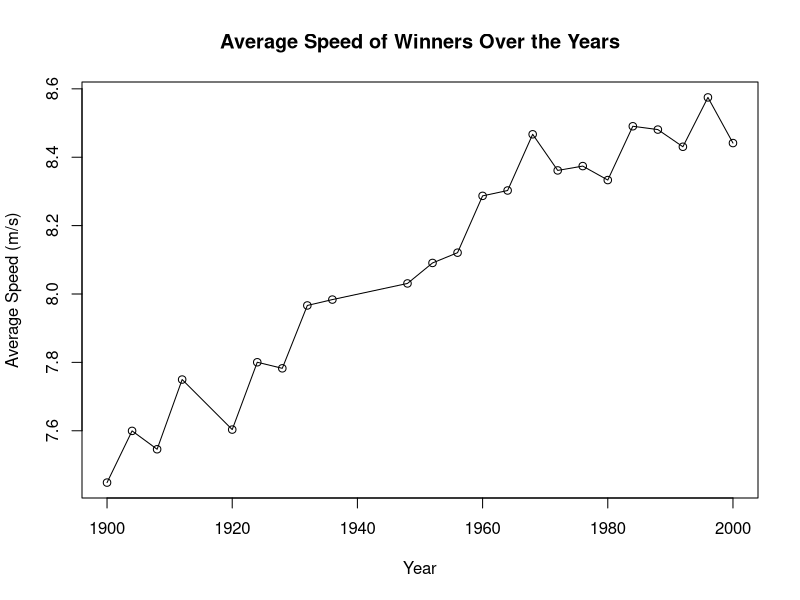
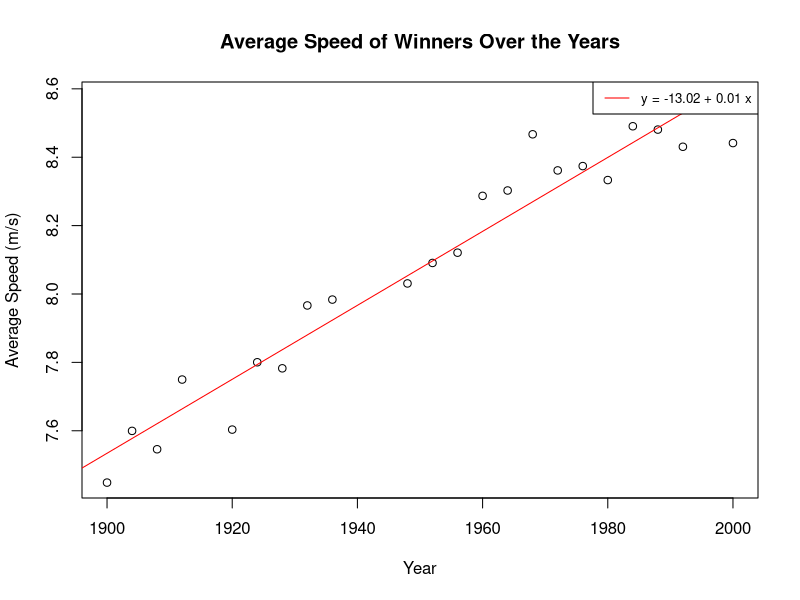
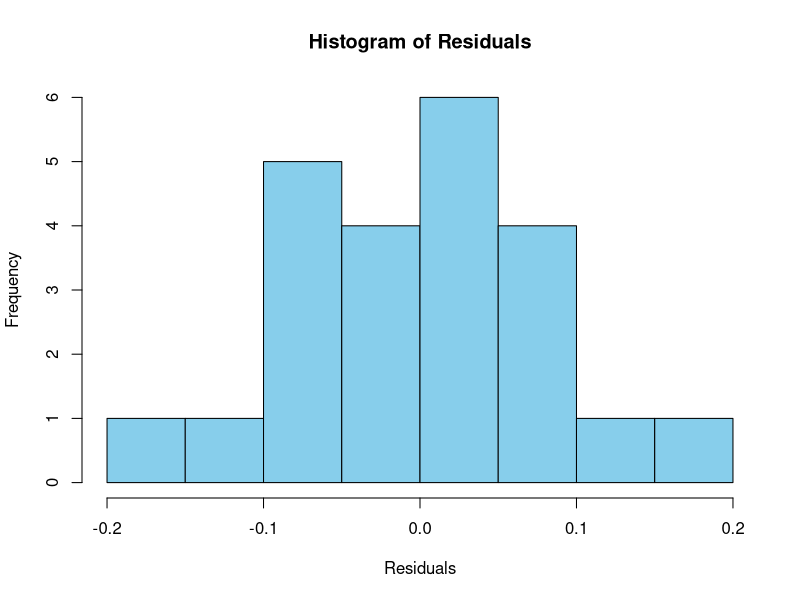
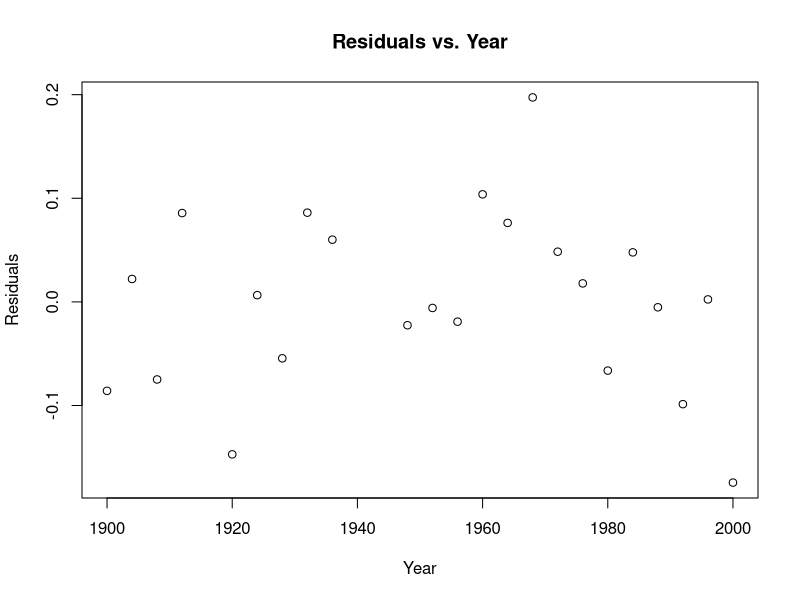
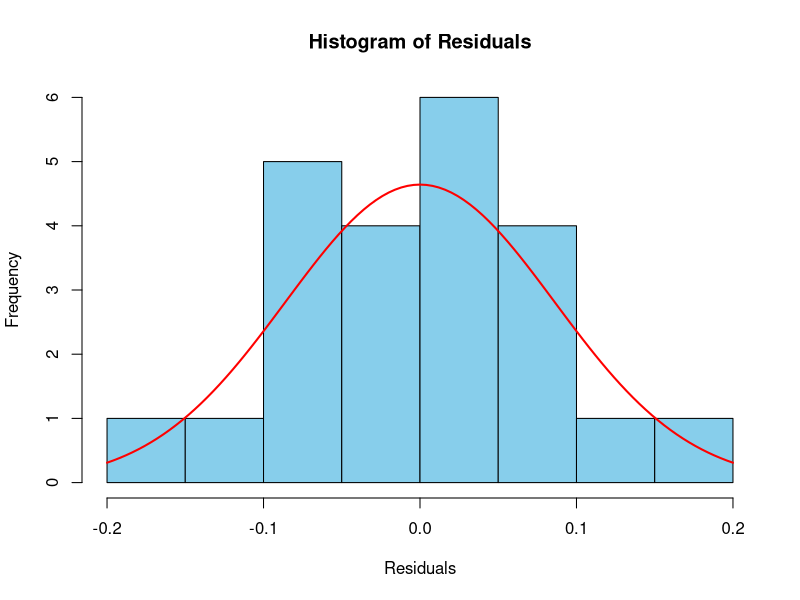
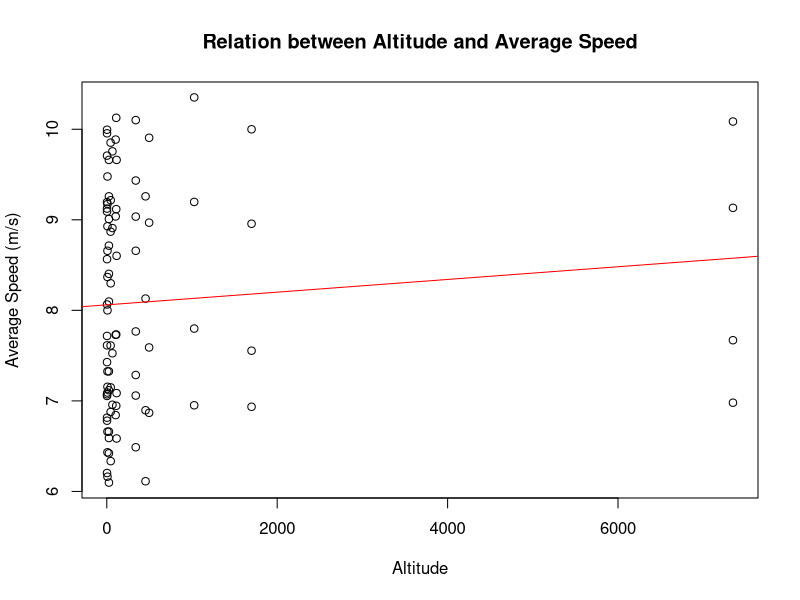
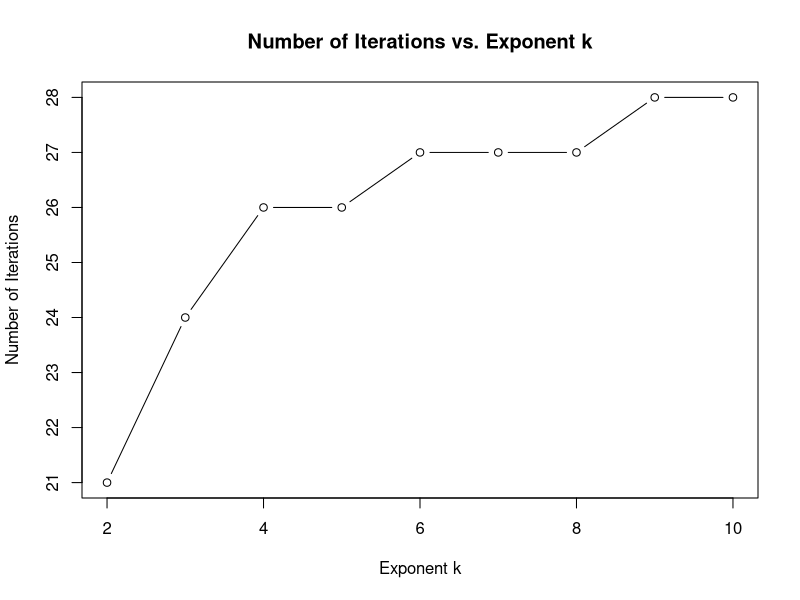
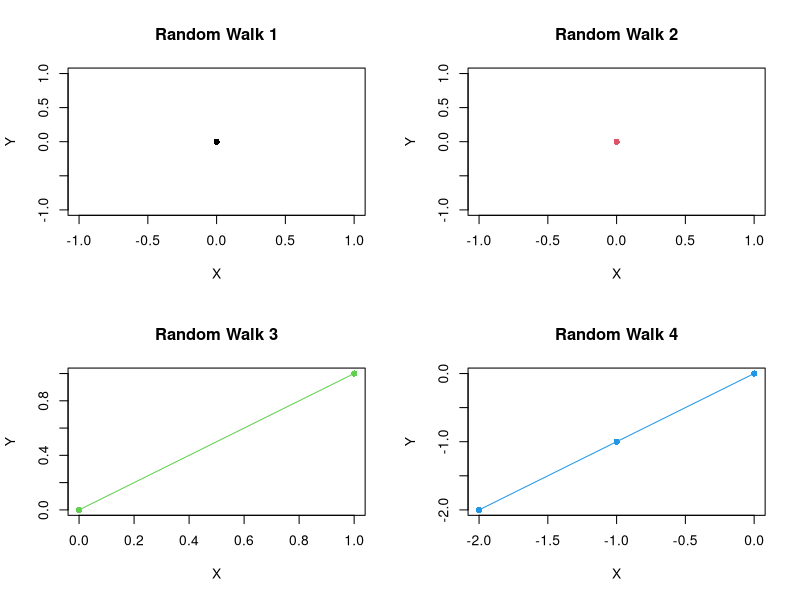

Reproduce these figures in R, in order.
## ---- chunk 1
# Read the data from file.txt
speed.data <- read.table("speed.txt", header = TRUE, sep = "\t")

# Display the data
print(head(speed.data , 5))
## ---- chunk 2
# Calculate speed (meters per second)
speed.data$Speed <- (speed.data$Distance * 100) / (speed.data$Time)

# Print the first 5 rows of the modified data frame
print(head(speed.data, 5))
## ---- chunk 3
# Sort the data frame by increasing value of year
sorted_data <- speed.data[order(speed.data$Year), ]

# Print the first 10 rows of the sorted data frame
print(head(sorted_data, 10))
## ---- chunk 4
# Calculate average speed for each year
average_speed <- aggregate(Speed ~ Year, data = speed.data, FUN = mean)

# Create new data frame
speed.year <- data.frame(Year = average_speed$Year, Speed = average_speed$Speed)

# Plot speed as a function of year
plot(speed.year$Year, speed.year$Speed, type = "o", 
     xlab = "Year", ylab = "Average Speed (m/s)", 
     main = "Average Speed of Winners Over the Years")
## ---- chunk 5
# Fit a linear regression model to the data
fit <- lm(Speed ~ Year, data = speed.year)

# Extract coefficients of the fitted model
coef <- coef(fit)

# Plot the data and the best-fitting line
plot(speed.year$Year, speed.year$Speed, 
     xlab = "Year", ylab = "Average Speed (m/s)", 
     main = "Average Speed of Winners Over the Years")
abline(fit, col = "red")  # Add the best-fitting line to the plot
legend("topright", legend = paste("y =", round(coef[1], 2), "+", round(coef[2], 2), "x"), 
       col = "red", lty = 1, cex = 0.8)  # Add a legend for the line
## ---- chunk 6
# Fit a linear regression model to the data (assuming you've already done this)
fit <- lm(Speed ~ Year, data = speed.year)

# Extract coefficients of the fitted model
coefficients <- coef(fit)

# Extract m (slope) and q (intercept)
m <- coefficients[["Year"]]
q <- coefficients[["(Intercept)"]]

# Print the values of m and q
print(paste("m (slope):", m))
print(paste("q (intercept):", q))

## ---- chunk 7
# Predict the year when the average speed for the 100 meters race would be less 
# than 7 seconds
target_speed <- 100 / 7  # Target speed in meters per second

# Use the linear regression model to predict the year
predicted_year <- (target_speed - q) / m

# Print the predicted year
cat("Predicted year when the average speed for the 100 meters race would be less 
    than 7 seconds:", round(predicted_year), "\n")

## ---- chunk 8
# Compute the residuals
speed.year$Predicted_Speed <- coef(fit)[1] + coef(fit)[2] * speed.year$Year
speed.year$Residuals <- speed.year$Speed - speed.year$Predicted_Speed

# Plot a histogram of the residuals
hist(speed.year$Residuals, breaks = 10, xlab = "Residuals", ylab = "Frequency", main = "Histogram of Residuals", col = "skyblue")

# Plot residuals against years
plot(speed.year$Year, speed.year$Residuals, 
     xlab = "Year", ylab = "Residuals", 
     main = "Residuals vs. Year")

## ---- chunk 9
# Plot histogram of residuals
hist(speed.year$Residuals, breaks = 7, xlab = "Residuals", ylab = "Frequency",
     main = "Histogram of Residuals", col = "skyblue")

# Overlay a normal distribution curve
mu <- mean(speed.year$Residuals)
sigma <- sd(speed.year$Residuals)
curve(dnorm(x, mean = mu, sd = sigma), add = TRUE, col = "red", lwd = 2)

# Perform Shapiro-Wilk test for normality
shapiro.test(speed.year$Residuals)
## ---- chunk 10
# Create a matrix of predictors (Year) and a vector of responses (Speed)
X <- cbind(1, speed.year$Year)
Y <- speed.year$Speed

# Use qr.solve() to compute m and q
coefficients <- qr.solve(X, Y)

# Extract m (slope) and q (intercept)
q <- coefficients[1]
m <- coefficients[2]

# Print the values of m and q
print(paste("m (slope):", m))
print(paste("q (intercept):", q))

## ---- chunk 11
# Compute correlation coefficient
correlation <- cor(speed.data$Altitude, speed.data$Speed)

# Print correlation coefficient
print(paste("Correlation coefficient:", correlation))

# Create scatter plot
plot(speed.data$Altitude, speed.data$Speed, 
     xlab = "Altitude", ylab = "Average Speed (m/s)", 
     main = "Relation between Altitude and Average Speed")

# Add regression line
abline(lm(Speed ~ Altitude, data = speed.data), col = "red")
## ---- chunk 12
# Function to evaluate a polynomial
EvalPoly <- function(c, x) {
  # Initialize the result
  result <- 0
  # Iterate over coefficients
  for (i in seq_along(c)) {
    # Compute the term contribution and add to result
    result <- result + c[i] * x^(length(c) - i)
  }
  return(result)
}
## ---- chunk 13
# Define the coefficients of the polynomial
coefficients <- c(3.5, 0, 0, -1.72 + 1)

# Call the EvalPoly function
result <- EvalPoly(coefficients, 13.4)

# Print the result
print(result)
## ---- chunk 14
# Define the function PolyDerEval
PolyDerEval <- function(c, x) {
  # Initialize the derivative
  derivative <- 0
  # Iterate over coefficients
  for (i in seq_along(c)) {
    # Compute the derivative term contribution and add to derivative
    derivative <- derivative + (length(c) - i) * c[i] * x^(length(c) - i - 1)
  }
  # Return the answer
  return(derivative)
}
## ---- chunk 15
# Define the coefficients of the polynomial P(x)
coefficients <- c(3.5, 0, 0, -1.72 + 1)

# Define the value of x
x <- 13.4

# Call the PolyDerEval function to evaluate the derivative P'(x)
derivative <- PolyDerEval(coefficients, x)

# Print the result
print(derivative)
## ---- chunk 16
NewtonPoly <- function(c, x0, TOL) {
  approximations <- numeric(0)  # Initialize vector of computed approximations
  x <- x0  # Initial approximation
  
  for (k in 1:1000) {
    # Evaluate P(x) and P'(x) at the current approximation
    P <- EvalPoly(c, x)
    P_prime <- PolyDerEval(c, x)
    
    # Update the approximation using Newton's method formula
    x <- x - P / P_prime
    
    # Append the updated approximation to the vector
    approximations <- c(approximations, x)
    
    # Check stopping condition
    if (abs(P) < TOL) {
      break  # Stop iteration if |P(x_k)| < TOL
    }
  }
  
  return(approximations)
}
## ---- chunk 17
# Define the coefficients of the polynomial P(x)
coefficients <- c(1, 0, -7.1, 2.3)

# Choose an initial approximation
x0 <- 7

# Set the tolerance
TOL <- 1e-10

# Call the NewtonPoly function to compute the sequence of approximations
sequence <- NewtonPoly(coefficients, x0, TOL)

# Print the sequence of approximations
print(sequence)
## ---- chunk 18
# Define the vector of exponents k
k_vec <- 2:10

# Initialize vector to store number of iterations
no_iter <- numeric()

# Apply Newton's method to each polynomial and store the number of iterations
for (k in k_vec) {
  P <- replicate(k + 1, 0)
  P[1] <- 1
  x_vec <- NewtonPoly(P, 1, 10^-12)
  no_iter[k - 1] <- length(x_vec)
}

# Plot number of iterations vs. exponent k
plot(k_vec, no_iter, type = "b", xlab = "Exponent k", ylab = "Number of Iterations",
     main = "Number of Iterations vs. Exponent k")
## ---- chunk 19
# Define the function PolyDer2Eval
PolyDer2Eval <- function(c, x) {
  # Initialize the second derivative
  derivative2 <- 0
  # Iterate over coefficients
  for (i in seq_along(c)) {
    # Compute the second derivative term contribution and add to derivative2
    derivative2 <- derivative2 + (length(c) - i) * (length(c) - i - 1) * c[i] * x^(length(c) - i - 2)
  }
  return(derivative2)
}

# Define the coefficients of the polynomial P(x)
coefficients <- c(3.5, 0, 0, -1.72 + 1)

# Define the point x
x <- 2

# Call the PolyDer2Eval function to evaluate the second derivative at x
derivative2 <- PolyDer2Eval(coefficients, x)

# Print the result
print(derivative2)
## ---- chunk 20
# Define the function ModifiedNewtonPoly
ModifiedNewtonPoly <- function(c, x0, TOL) {
  # Initialize vector of computed approximations
  approximations <- numeric(0)
  
  # Initialize iteration counter
  k <- 0
  
  while (TRUE) {
    # Increment iteration counter
    k <- k + 1
    
    # Compute the value of the polynomial P(x) and its first and second derivatives at the current approximation
    P <- EvalPoly(c, x0)
    P_prime <- PolyDerEval(c, x0)
    P_double_prime <- PolyDer2Eval(c, x0)
    
    # Update the current approximation using the modified Newton's method formula
    x_new <- x0 - (P * P_prime) / ((P_prime)^2 - P * P_double_prime)
    
    # Append the updated approximation to the vector of computed approximations
    approximations <- c(approximations, x_new)
    
    # Check stopping criterion
    if (abs(P) < TOL || k > 1000) {
      break
    }
    
    # Update x0 for the next iteration
    x0 <- x_new
  }
  
  return(approximations)
}
## ---- chunk 21
# Define the coefficients of the polynomial P(x)
coefficients <- c(-1, -7.1, 2.3)

# Choose an initial approximation
x0 <- 7

# Set the tolerance
TOL <- 1e-10

# Call the ModifiedNewtonPoly function to compute the sequence of approximations
sequence <- ModifiedNewtonPoly(coefficients, x0, TOL)

# Print the sequence of approximations
print(sequence)
## ---- chunk 22
AdaWalk <- function() {
  # Initialize Ada's starting position
  current_position <- c(0, 0)
  
  # Initialize an empty matrix to store Ada's trajectory
  trajectory <- matrix(nrow = 2, ncol = 1)
  trajectory[, 1] <- current_position
  
  # Set maximum number of steps
  max_steps <- 100
  
  # Define possible movements
  movements <- matrix(c(1, -1, 0, 0, 0, 0, -1, 1), ncol = 2, byrow = TRUE)
  
  # Perform random walk until Ada returns to (0, 0) or maximum steps reached
  for (step in 1:max_steps) {
    # Generate random movement
    move <- sample(movements, 1)
    
    # Update Ada's position
    current_position <- current_position + move
    
    # Append new position to trajectory matrix
    trajectory <- cbind(trajectory, current_position)
    
    # Check if Ada has returned to (0, 0)
    if (all(current_position == c(0, 0))) {
      break
    }
  }
  
  return(trajectory)
}

# Call the AdaWalk function to get Ada's trajectory
ada_trajectory <- AdaWalk()
## ---- chunk 23
# Function to generate and plot random walks with lines connecting the points
plot_random_walks <- function(num_walks = 4) {
  # Set up plot layout
  par(mfrow = c(2, 2))
  
  # Generate and plot random walks
  for (i in 1:num_walks) {
    # Generate random walk trajectory
    ada_trajectory <- AdaWalk()
    
    # Plot trajectory with lines connecting points
    plot(ada_trajectory[1, ], ada_trajectory[2, ], 
         type = "l", xlab = "X", ylab = "Y", 
         main = paste("Random Walk", i), col = i)
    
    # Add scatter plot points for better visualization
    points(ada_trajectory[1, ], ada_trajectory[2, ], pch = 16, col = i)
  }
}

# Call the function to plot random walks
plot_random_walks()
## ---- chunk 24
# Function to perform Monte Carlo simulation
monte_carlo_simulation <- function(num_experiments = 100) {
  # Initialize counter for number of times Ada returns to the origin
  num_returns_to_origin <- 0
  
  # Loop for each experiment
  for (i in 1:num_experiments) {
    # Simulate Ada's random walk
    ada_trajectory <- AdaWalk()
    
    # Check if Ada returns to the origin within 100 steps
    if (any(ada_trajectory[, ] == c(0, 0))) {
      num_returns_to_origin <- num_returns_to_origin + 1
    }
  }
  
  # Calculate the probability
  probability <- num_returns_to_origin / num_experiments
  
  return(probability)
}

# Perform and print the Monte Carlo simulation multiple times
num_simulations <- 100
for (i in 1:num_simulations) {
  estimated_probability <- monte_carlo_simulation(num_experiments = 1000)
  cat("Simulation", i, ": Estimated Probability =", estimated_probability, "\n")
}
## ---- chunk 25
# Function to perform Monte Carlo simulation for average steps
monte_carlo_average_steps <- function(num_repetitions = 100, max_steps = 100) {
  # Initialize vector to store the number of steps for each repetition
  steps_needed <- numeric(num_repetitions)
  
  # Loop for each repetition
  for (i in 1:num_repetitions) {
    # Initialize counter for number of steps
    num_steps <- 0
    
    # Simulate Ada's random walk
    ada_trajectory <- AdaWalk()
    
    # Check if Ada returns to the origin within max_steps
    while (num_steps < max_steps && any(ada_trajectory[, ] != c(0, 0))) {
      # Increment the number of steps
      num_steps <- num_steps + 1
      
      # Simulate one step of Ada's random walk
      ada_trajectory <- cbind(ada_trajectory, AdaWalk())
    }
    
    # Store the number of steps needed for this repetition
    steps_needed[i] <- num_steps
  }
  
  # Filter out the cases where Ada did not return to the origin
  steps_needed <- steps_needed[steps_needed < max_steps]
  
  # Calculate the average number of steps
  average_steps <- mean(steps_needed)
  
  return(average_steps)
}

# Perform the Monte Carlo simulation and calculate the average steps
estimated_average_steps <- monte_carlo_average_steps(num_repetitions = 100)

# Print the estimated average number of steps
print(estimated_average_steps)

## ---- chunk 26
GradientDescent <- function(A, b, h, xo, TOL, N.max) {
  x <- xo
  k <- 0
  x_iterations <- list(x)
  
  for (k in 1:N.max) {
    gradient <- A %*% x + b
    x_new <- x - h * gradient
    
    if (sqrt(sum((x_new - x)^2)) <= TOL) {
      break
    }
    
    x <- x_new
    x_iterations[[k + 1]] <- x
  }
  
  return(x_iterations)
}
## ---- chunk 27
# Define the parameters
A <- matrix(c(2, 1, 1, 2), nrow = 2)
b <- c(5, 6)
xo <- c(0, 0)
TOL <- 10^(-7)
h <- 0.1
N.max <- 100

# Test the function
iterations <- GradientDescent(A, b, h, xo, TOL, N.max)

# Print the results
print(iterations)
## ---- chunk 28
# Compute the true solution
x_min <- c(-4/3, -7/3)

# Compute the Euclidean norm of the difference between x_k and x_min for each iteration
norms <- sapply(iterations, function(x_k) sqrt(sum((x_k - x_min)^2)))

# Plot the convergence
plot(1:length(norms), norms, type = "l", 
     xlab = "Iteration (k)", ylab = "||x_k - x_min||_2",
     main = "Convergence of Gradient Descent Method",
     log = "y")

## ---- chunk 29
# Define the dimension
n <- 10

# Define the diagonal matrices
diag_main <- 2 * diag(n)
diag_upper <- diag(-1, n - 1)  # Upper diagonal
diag_lower <- diag(-1, n - 1)  # Lower diagonal

# Shift the upper diagonal to match the upper diagonal of M
M <- diag_main
M[1:(n-1), 2:n] <- M[1:(n-1), 2:n] + diag_upper
M[2:n, 1:(n-1)] <- M[2:n, 1:(n-1)] + diag_lower

# Define the vector v_n
v <- rep(1, n)

# Print M and v
print(M)
print(v)


## ---- chunk 30
# Initialize parameters
h <- 0.01           # Step size
TOL <- 1e-7         # Tolerance
N.max <- 1000       # Maximum number of iterations
x0 <- rep(0, 10)    # Initial approximation

# Define the function to minimize
f <- function(x) {
  0.5 * t(x) %*% M %*% x + t(v) %*% x + 1
}

# Define the gradient of the function
grad_f <- function(x) {
  M %*% x + v
}

# Perform gradient descent
x <- x0
for (k in 1:N.max) {
  x_new <- x - h * grad_f(x)
  
  # Stopping criterion
  if (sqrt(sum((x_new - x)^2)) < TOL) {
    break
  }
  
  x <- x_new
}

# Calculate minimum value and minimizer
x_min <- x
f_min <- f(x_min)

# Print results
cat("Minimizer x_min:", x_min, "\n")
cat("Minimum value f(x_min):", f_min, "\n")
## ---- chunk 31
# Step 1: Generate 1000 random numbers y
set.seed(42) # for reproducibility
y <- runif(1000)

# Step 2: Apply inverse transformation to get x
x <- -2 + 4 * y

# Step 3: Evaluate the function e^(x^2 + x)
f_x <- exp(x^2 + x)

# Step 4: Estimate the integral
I_estimate <- mean(f_x) * 4

# Display the result
I_estimate

## ---- chunk 32
# Generate 1000 random numbers x from U(-2, 2)
set.seed(42) # for reproducibility
x <- runif(1000, min = -2, max = 2)

# Step 2: Evaluate the function e^(x^2 + x)
f_x <- exp(x^2 + x)

# Estimate the integral
I_estimate <- mean(f_x) * 4

# Display the result
I_estimate

## ---- chunk 33
fun <- function(x) { ## Fun function
  return(exp(x^2 + x))
}


# Integrate the values.
result_integrate <- integrate(fun, lower = -2, upper = 2)
I_integrate <- result_integrate$value

# Display the result
I_integrate
## ---- chunk 34
# Define the function fun() to implement the mathematical function
fun <- function(x) {
  # Evaluates the function f(x) = cos^3(ex) + log_3(5x) - arctan(x) at given x
  return (cos(exp(1) * x) ^ 3) + log(5 * x, base = 3) - atan(x)
}

## ---- chunk 35
# Define the number of points N
N <- 10^6

# Create the grid vector
grid <- seq(1, 2, length.out = N + 1)
## ---- chunk 36
# Create vector m
m <- c(10, 100, 1000, 10000)

# Generating subgrids for each value of m
subgrid <- lapply(m, function(mi) {
  # Randomly sample mi points from the grid without replacement
  return(sample(grid, mi, replace = FALSE))
})
## ---- chunk 37
# Evaluating the function on each subgrid
eval <- lapply(subgrid, fun)

# Calculating the averages of eval and storing the result in monte.carlo
monte.carlo <- sapply(eval, mean)
## ---- chunk 38
# Exact value of the integral
exact_value <- 0.479199

# Calculate absolute differences between the exact value and each entry in monte.carlo
differences <- abs(monte.carlo - exact_value)

# Display the differences
differences

## ---- chunk 39
# Define parameters
n <- 178  # Number of eyeglasses
price_per_sale <- 1.00
loss_per_unhappy_customer <- 5.00
loss_per_extra_eyeglass <- 0.50
density_function <- function(x) ifelse(x > 0 & x < 200, 1/200, 0)  # Density function

# Simulate 100 sales
sales <- replicate(100, {
  # Generate random number of customers
  customers <- rpois(1, lambda = n)
  
  # Calculate expected number of sales
  expected_customers <- integrate(density_function, lower = 0, upper = Inf)$value
  expected_sales <- min(n, expected_customers)
  
  # Calculate profit and loss
  actual_sales <- min(n, customers)
  profit <- actual_sales * price_per_sale
  loss_unhappy_customers <- max(0, customers - actual_sales) * loss_per_unhappy_customer
  loss_surplus_eyeglasses <- max(0, n - customers) * loss_per_extra_eyeglass
  
  # Total profit after losses
  total_profit <- profit - loss_unhappy_customers - loss_surplus_eyeglasses
  
  return(total_profit)
})

# Calculate total profit over 100 sales
total_profit <- sum(sales)

# Print total profit
print(paste("Total profit over 100 sales:", total_profit))
## ---- chunk 40
# Define the number of simulations
num_simulations <- 100

# Function to simulate N
simulate_N <- function() {
  sum_U <- 0
  N <- 0
  while (sum_U <= 1) {
    sum_U <- sum_U + runif(1)
    N <- N + 1
  }
  return(N)
}

# Generate 100 values of N
N_values <- replicate(num_simulations, simulate_N())

# Estimate E(N)
estimated_mean_N <- mean(N_values)

# Print the estimated mean
print(paste("Estimated E(N) based on 100 simulations:", estimated_mean_N))
